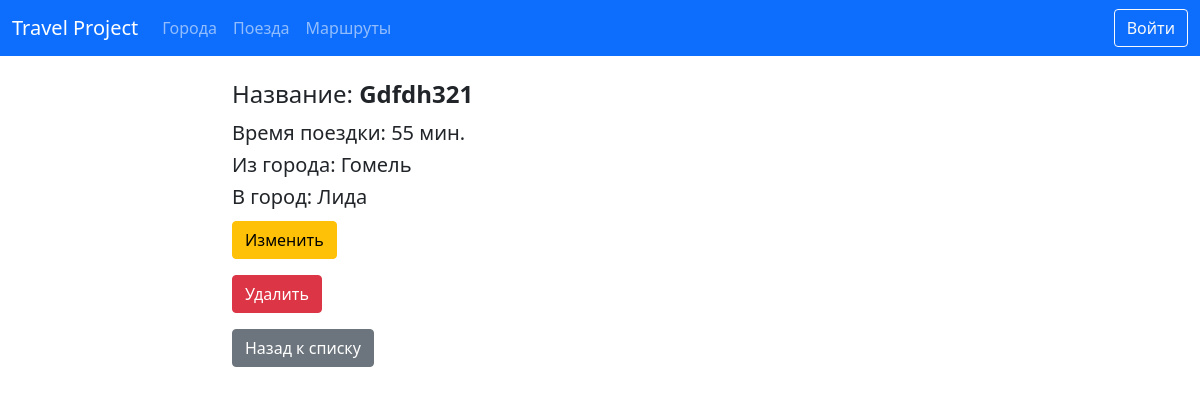
The page /trains/details/8/ on the database its author committed.
### trains/models.py (models this page shows, shortened)
class Train(models.Model):
    name = models.CharField(max_length=50, unique=True,
                            verbose_name='Название поезда')
    travel_time = models.PositiveSmallIntegerField(verbose_name='Время в пути')
    from_city = models.ForeignKey(City, related_name='from_city_set',
                                  on_delete=models.CASCADE, verbose_name='Из какого города',
                                  null=True, blank=True
                                  )
    to_city = models.ForeignKey(City, related_name='to_city_set',
                                on_delete=models.CASCADE, verbose_name='В какой город',
                                null=True, blank=True
                                )
    class Meta:
        verbose_name = 'Поезд'
        verbose_name_plural = 'Поезда'
        ordering = ['travel_time']

### cities/models.py (models this page shows)
class City(models.Model):
    name = models.CharField(max_length=40, unique=True, verbose_name='Название города')
    def __str__(self):
        return self.name
    class Meta:
        verbose_name = 'Город'
        verbose_name_plural = 'Города'
        ordering = ['name', ]

### trains/views.py (the view)
# urls.py: path('details/<int:pk>/', views.TrainDetailView.as_view(), name='detail'),
class TrainDetailView(DetailView):
    queryset = Train.objects.all()
    template_name = 'trains/detail.html'

### trains/templates/trains/detail.html (shortened to what this page needs)
{% extends 'base.html' %}
{% block bodydata %}
    <div class="row">
        <p class="col-md">
        <h4 class="my-2">Название: <strong>{{ train.name }}</strong></h4>
        <h5 class="my-1">Время поездки: {{ train.travel_time }} мин.</h5>
        <h5 class="my-1">Из города: {{ train.from_city }}</h5>
        <h5 class="my-1">В город: {{ train.to_city }}</h5>
        <p>
            <a href="{% url 'trains:update' pk=train.pk %}">
                <button type="button" class="btn btn-warning mt-2">
                    Изменить
                </button>
            </a>
        </p>
        <p>
            <a href="{% url 'trains:delete' pk=train.pk %}">
                <button type="button" class="btn btn-danger">
                    Удалить
                </button>
            </a>
        </p>
        <p>
            <a href="{% url 'trains:home' %}">
                <button type="button" class="btn btn-secondary">
                    Назад к списку
                </button>
            </a>
        </p>
    </div>
    </div>
{% endblock %}

### rows shown on the page
Train: name "Gdfdh321", travel_time "55", from_city "Гомель", to_city "Лида"
